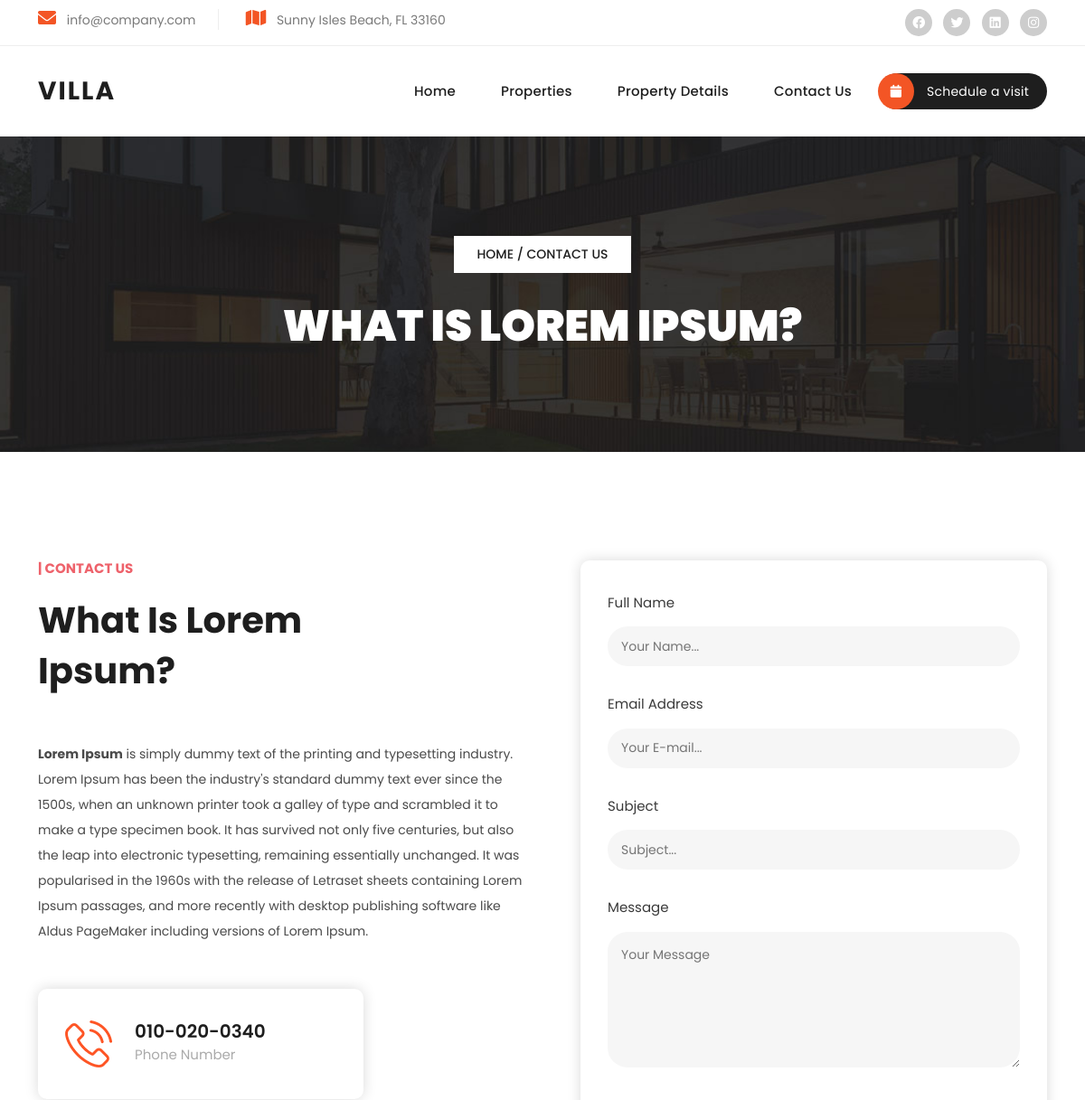
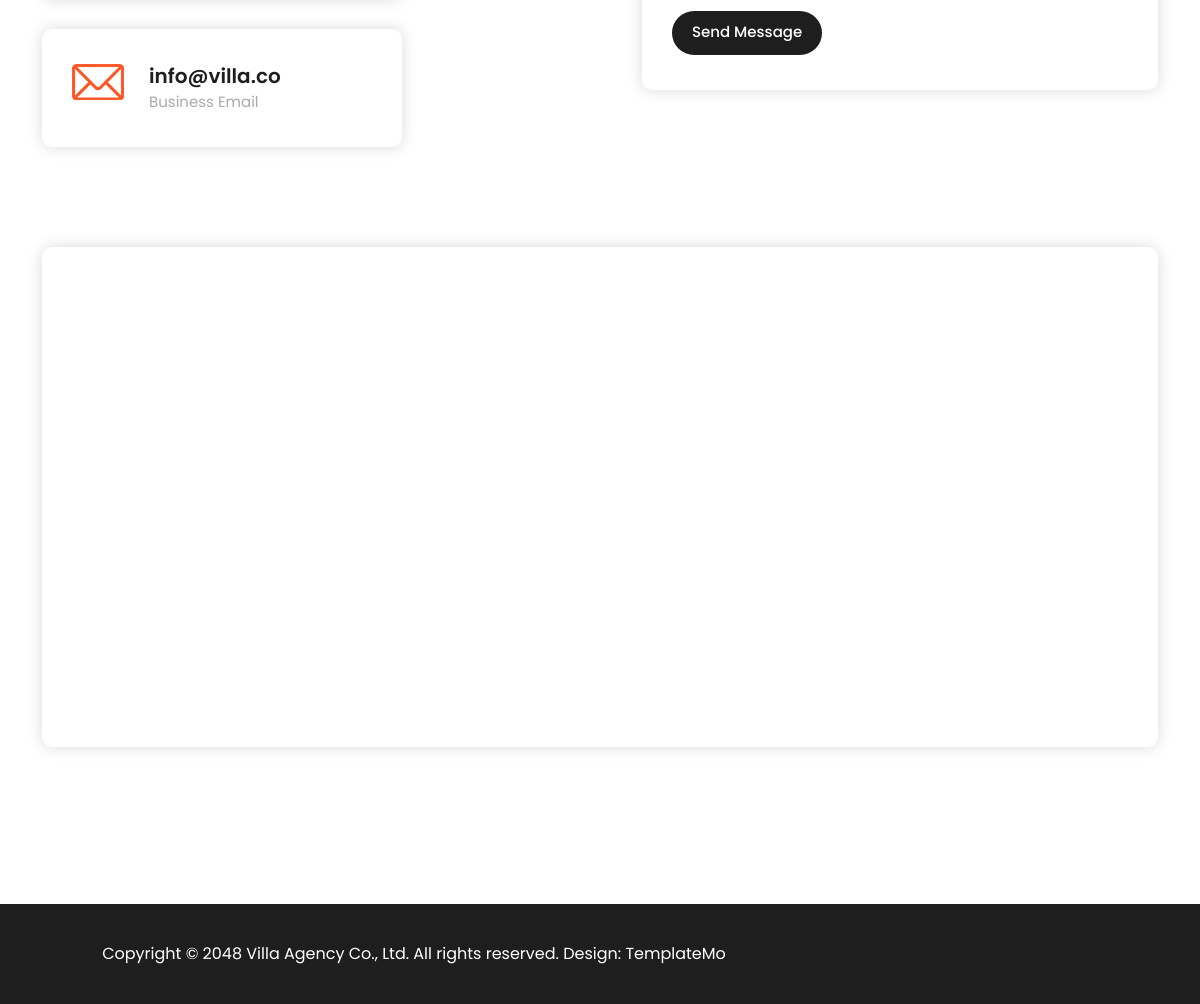
Screenshot of /newsdetails/what-is-lorem-ipsum with the database file from the repository (2 pictures, top to bottom).
### news/models.py (models this page shows)
class News(models.Model):
    title = models.CharField(max_length=100)
    news_des = HTMLField(null=True)
    news_image = models.FileField(upload_to='news/',max_length=250,null=True,default=None)
    news_slug = AutoSlugField(populate_from='title',unique=True,null=True,default=None)

### home/views.py (the view)
# urls.py: path('newsdetails/<slug>',views.newsDetails),
def newsDetails(request,slug):
    newsDetails = News.objects.get(news_slug=slug)
    data = {
        'newsDetails': newsDetails
    }
    return render(request,'newsdetails.html',data)

### templates/newsdetails.html (shortened to what this page needs)
{% extends "base.html" %}
{% block content %}
  <div class="page-heading header-text">
    <div class="container">
      <div class="row">
        <div class="col-lg-12">
          <span class="breadcrumb"><a href="#">Home</a>  /  Contact Us</span>
          <h3> {{ newsDetails.title }}</h3>
        </div>
      </div>
    </div>
  </div>
  <div class="contact-page section">
    <div class="container">
      <div class="row">
        <div class="col-lg-6">
          <div class="section-heading">
            <h6>| Contact Us</h6>
            <h2>{{ newsDetails.title }}</h2>
          </div>
          <p>{{ newsDetails.news_des | safe}}</p>
          <div class="row">
            <div class="col-lg-12">
              <div class="item phone">
                <img src="/static/images/phone-icon.png" alt="" style="max-width: 52px;">
                <h6>010-020-0340<br><span>Phone Number</span></h6>
              </div>
            </div>
            <div class="col-lg-12">
              <div class="item email">
                <img src="/static/images/email-icon.png" alt="" style="max-width: 52px;">
                <h6>info@villa.co<br><span>Business Email</span></h6>
              </div>
            </div>
          </div>
        </div>
        <div class="col-lg-6">
          <form id="contact-form" action="" method="post">
            <div class="row">
              <div class="col-lg-12">
                <fieldset>
                  <label for="name">Full Name</label>
                  <input type="name" name="name" id="name" placeholder="Your Name..." autocomplete="on" required>
                </fieldset>
              </div>
              <div class="col-lg-12">
                <fieldset>
                  <label for="email">Email Address</label>
                  <input type="text" name="email" id="email" pattern="[^ @]*@[^ @]*" placeholder="Your E-mail..." required="">
                </fieldset>
              </div>
              <div class="col-lg-12">
                <fieldset>
                  <label for="subject">Subject</label>
                  <input type="subject" name="subject" id="subject" placeholder="Subject..." autocomplete="on" >
                </fieldset>
              </div>
              <div class="col-lg-12">
                <fieldset>
                  <label for="message">Message</label>
                  <textarea name="message" id="message" placeholder="Your Message"></textarea>
                </fieldset>
              </div>
              <div class="col-lg-12">
                <fieldset>
                  <button type="submit" id="form-submit" class="orange-button">Send Message</button>
                </fieldset>
              </div>
            </div>
          </form>
        </div>
        <div class="col-lg-12">
          <div id="map">
            <iframe src="https://www.google.com/maps/embed?pb=!1m18!1m12!1m3!1d12469.776493332698!2d-80.14036379941481!3d25.907788681148624!2m3!1f357.26927939317244!2f20.870722720054623!3f0!3m2!1i1024!2i768!4f35!3m3!1m2!1s0x88d9add4b4ac788f%3A0xe77469d09480fcdb!2sSunny%20Isles%20Beach!5e1!3m2!1sen!2sth!4v1642869952544!5m2!1sen!2sth" width="100%" height="500px" frameborder="0" style="border:0; border-radius: 10px; box-shadow: 0px 0px 15px rgba(0, 0, 0, 0.15);" allowfullscreen=""></iframe>
          </div>
        </div>
      </div>
    </div>
  </div>
  {% endblock  %}

### static/css/templatemo-villa-agency.css (style rules this page uses)
html, body, div, span, applet, object, iframe, h1, h2, h3, h4, h5, h6, p, blockquote, div pre, a, abbr, acronym, address, big, cite, code, del, dfn, em, font, img, ins, kbd, q, s, samp, small, strike, strong, sub, sup, tt, var, b, u, i, center, dl, dt, dd, ol, ul, li, figure, header, nav, section, article, aside, footer, figcaption { margin: 0; padding: 0; border: 0; outline: 0; }
* { box-sizing: border-box; }
html, body { font-family: 'Poppins', sans-serif; -ms-text-size-adjust: 100%; -webkit-font-smoothing: antialiased; -moz-osx-font-smoothing: grayscale; }
a { text-decoration: none !important; }
h1, h2, h3, h4, h5, h6 { color: #1e1e1e; margin-top: 0px; margin-bottom: 0px; font-weight: 700; }
p { font-size: 14px; line-height: 28px; color: #4a4a4a; }
img { width: 100%; overflow: hidden; }
html, body { font-family: 'Poppins', sans-serif; }
.section { margin-top: 120px; }
.section-heading { margin-bottom: 70px; }
.section-heading h2 { font-size: 40px; font-weight: 700; text-transform: capitalize; margin-top: 20px; line-height: 56px; }
.section-heading h6 { color: #ee626b; font-size: 15px; text-transform: uppercase; font-weight: 700; }
.page-heading { background-image: url(../images/page-heading-bg.jpg); background-position: center bottom; background-repeat: no-repeat; background-size: cover; padding: 110px 0px; text-align: center; }
.page-heading span { background-color: #fff; color: #1e1e1e; font-size: 14px; font-weight: 500; text-transform: uppercase; padding: 10px 25px; display: inline-block; margin-bottom: 30px; }
.page-heading span a { color: #1e1e1e; }
.page-heading h3 { font-size: 48px; font-weight: 900; text-transform: uppercase; color: #fff; }
.contact-page #map { margin-top: 100px; }
.contact-page .section-heading { margin-bottom: 40px; margin-right: 280px; }
.contact-page p { margin-bottom: 50px; }
.contact-page .item { border-radius: 10px; box-shadow: 0px 0px 15px rgba(0, 0, 0, 0.15); padding: 35px 30px; background-color: #fff; display: inline-block; min-width: 360px; }
.contact-page .phone { margin-bottom: 30px; }
.contact-page .item img { float: left; margin-right: 25px; vertical-align: middle; }
.contact-page .item h6 { font-size: 20px; font-weight: 600; vertical-align: middle; }
.contact-page .item h6 span { font-size: 15px; color: #aaaaaa; font-weight: 400; }
.contact-page #contact-form { margin-left: 30px; border-radius: 10px; box-shadow: 0px 0px 15px rgba(0, 0, 0, 0.15); padding: 35px 30px; background-color: #fff; }
.contact-page #contact-form label { font-size: 15px; color: #3a3a3a; margin-bottom: 15px; }
.contact-page #contact-form input { width: 100%; height: 44px; border-radius: 22px; background-color: #f6f6f6; border: none; margin-bottom: 30px; font-size: 14px; padding: 0px 15px; }
.contact-page #contact-form textarea { width: 100%; height: 150px; max-height: 180px; border-radius: 22px; background-color: #f6f6f6; border: none; margin-bottom: 40px; font-size: 14px; padding: 15px 15px; }
.contact-page #contact-form button { background-color: #1e1e1e; height: 44px; border-radius: 22px; padding: 0px 20px; color: #fff; border: none; font-size: 15px; font-weight: 500; transition: all .5s; }
body { overflow-x: hidden; }
@media (max-width: 1200px) { .contact-page .section-heading { margin-right: 100px; } }

### rows the page displays
News: title "WHAT IS LOREM IPSUM?", title "What Is Lorem Ipsum?", news_des "Lorem Ipsum is simply dummy text of the printing and typesetting industry. Lorem Ipsum has been the industry's standard dummy text ever since the 1500s, when an unknown printer took a galley of type and scrambled it to make a type specimen book. It has survived not only five centuries, but also the leap into electronic typesetting, remaining essentially unchanged. It was popularised in the 1960s with the release of Letraset sheets containing Lorem Ipsum passages, and more recently with desktop publishing software like Aldus PageMaker including versions of Lorem Ipsum."
